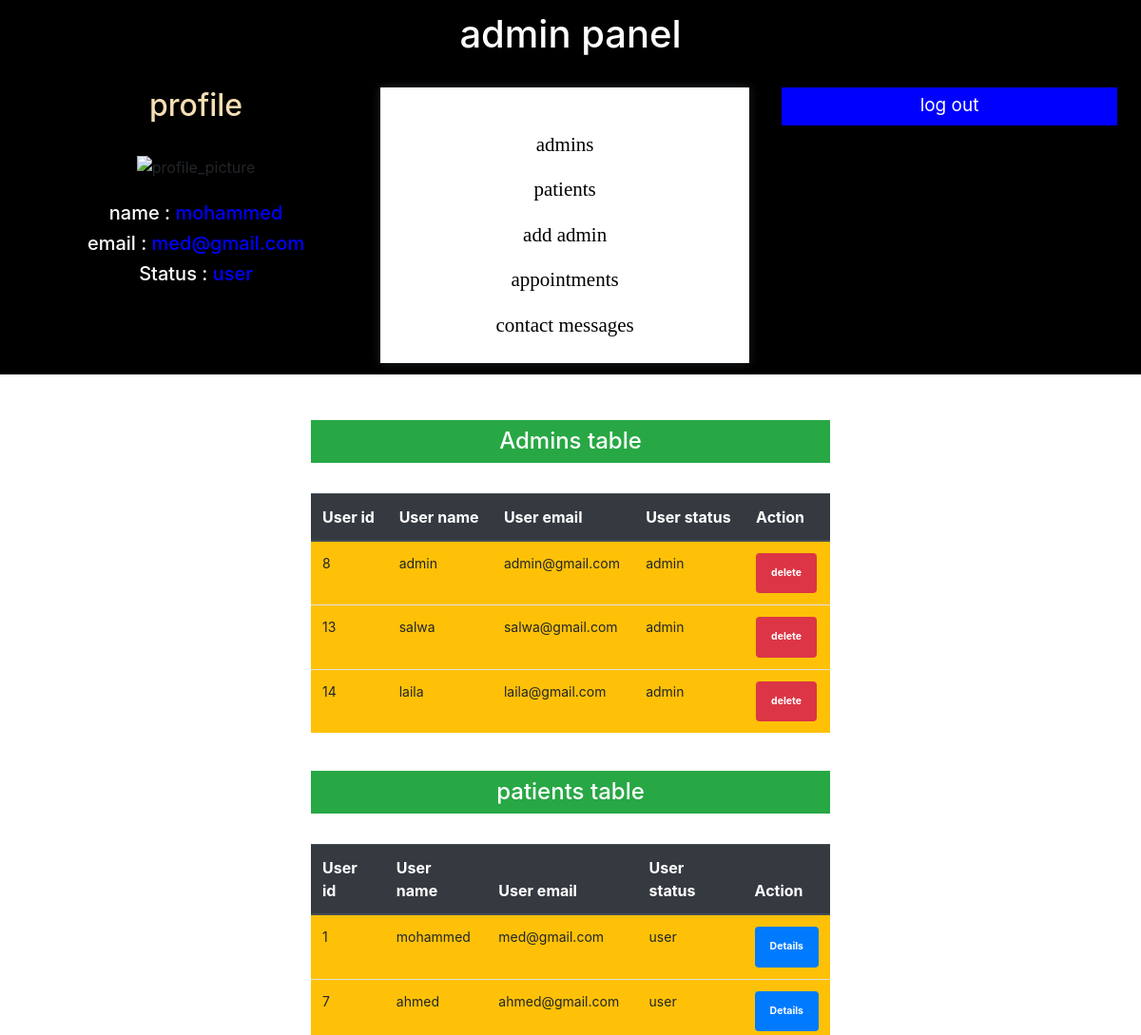
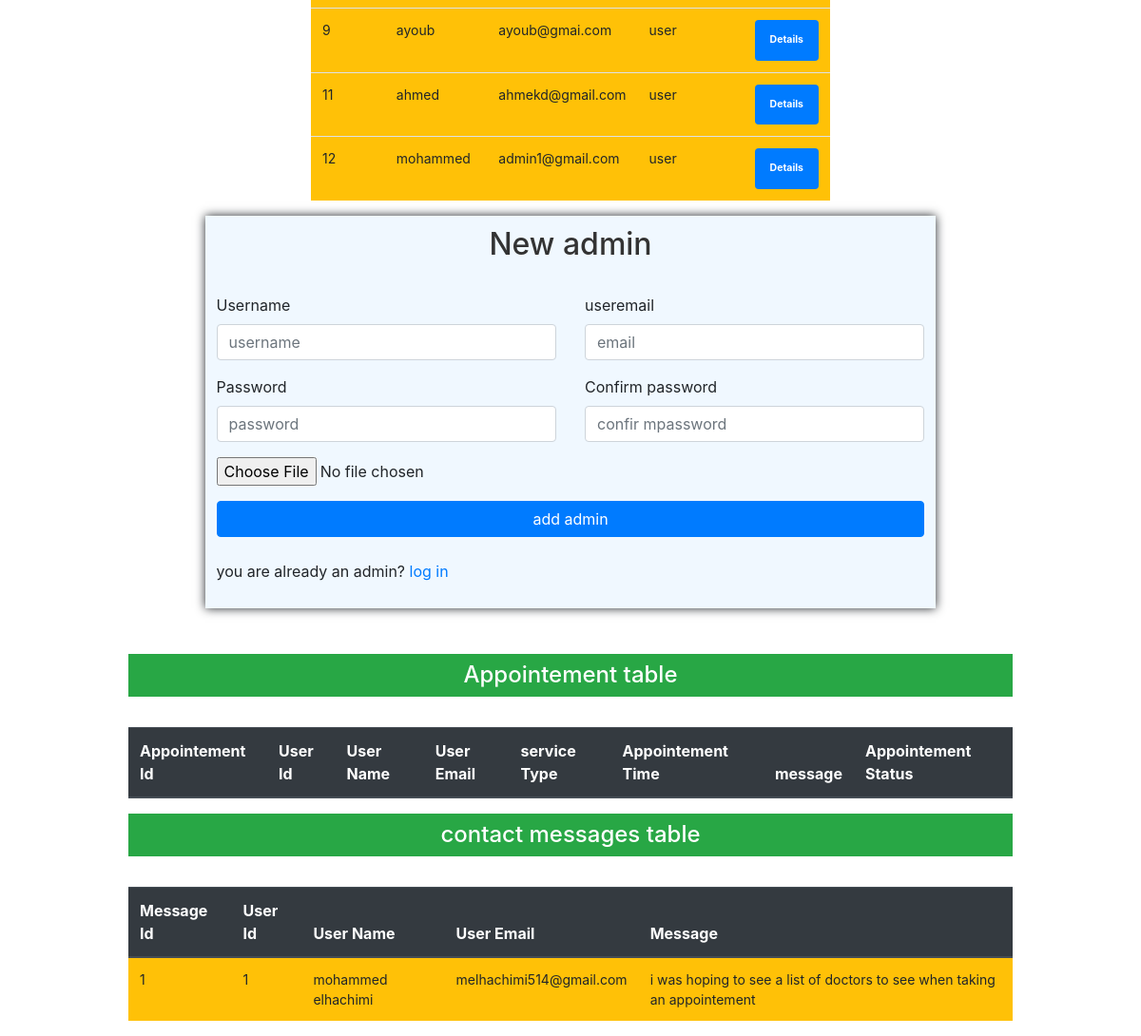
Page /admin_zone/admin_panel.php (signed in) on the committed database (2 pictures, top to bottom).
### tables this page shows
CREATE TABLE `users` (
  `user_id` int(11) NOT NULL,
  `user_name` varchar(50) NOT NULL,
  `user_email` varchar(200) NOT NULL,
  `user_password` varchar(250) NOT NULL,
  `user_picture` varchar(200) NOT NULL,
  `user_status` varchar(50) NOT NULL
);

CREATE TABLE `contact` (
  `contact_id` int(11) NOT NULL,
  `user_id` int(11) NOT NULL,
  `firstname` varchar(100) NOT NULL,
  `email` varchar(100) NOT NULL,
  `comment` varchar(100) NOT NULL
);

### controllers/admin.php (called while the page is built, shortened)
<?php
$user_name = '';
$user_email = '';

### admin_zone/admin_panel.php (the view, shortened to what this page needs)
<?php
 include_once ('../controllers/admin.php');
 $data = new Users();
?>
<!DOCTYPE html>
<head>
	<link rel="stylesheet" type="text/css" href="syntax-highlighter/styles/shCore.css" media="all">
	<link rel="stylesheet" type="text/css" href="syntax-highlighter/styles/shThemeDefault.css" media="all">
	<link rel="stylesheet" href="css/font-awesome.min.css">
	 <link rel="stylesheet" href="css/bootstrap.min.css">
	<link rel="stylesheet" href="css/normalize.min.css">
	<link rel="stylesheet" href="css/main.css">
	<link rel="stylesheet" href="https://maxcdn.bootstrapcdn.com/bootstrap/4.5.0/css/bootstrap.min.css">
</head>
<body>
	<div class="responsive_logo">
		<h1>admin panel</h1>
	</div>
	<div class="responsive_panel">
		<br><br><br>
		<div class="responsive_doctor_profile">
			<h2  style="color: wheat;">profile</h2><br>
			<img src="https://encrypted-tbn0.gstatic.com/images?q=tbn%3AANd9GcTreksTEerNOVl1wm7JRykQifXUI_RKimR8jjtzG-e1AcyrTajW&usqp=CAU" alt="profile_picture" style="width: 100px; height: 100px;">
			<br><br>
			<h5 style="color: white;">name : <span style="color: blue;"><?php echo $_SESSION['user_name'];?> </h5>
			<h5 style="color: white;">email : <span style="color: blue;"><?php echo $_SESSION['user_email'];?></span></h5>
			<h5 style="color: white;">Status : <span style="color: blue;"><?php echo $_SESSION['user_status'];?></span></h5>
		</div>
		<br><br>
		<div class="responsive_doctor_procceses">
			<div id="inner">
			    <p><a href="#admins">admins</a></p>
				<p><a href="#patients">patients</a></p>
				<p><a href="#">add admin</a></p>
				<p><a href="#appointments">appointments</a></p>
				<p><a href="#contact_messages">contact messages</a></p>
			</div>
		</div>
		<div id="responsive_admin_logout_btn">
			<a href="../views/index.php">log out</a>
		</div>
	</div>
	<div class="right_body" style="width: 82%;margin-left: 18%;">
     <br><br>
	   <div class="col-md-6" style="margin: auto;" id="admins">
			<?php
				$con = $data->connect();
				$sql="SELECT * FROM users WHERE user_status = 'admin'";
				$stm=$con->prepare($sql);
				$stm->execute();
				$result=$stm->get_result();
			?>
			<h4 class="text-center bg-success p-2 text-white">Admins table</h4>
			<br>
		  <table class="table mr-4 bg-warning">
			<thead class="thead-dark">
				<tr>
					<th>User id</th>
					<th>User name</th>
					<th>User email</th>
					<th>User status</th>
					<th>Action</th>
				</tr>
			</thead>
			<tbody class="t_body">
			<?php while($row=$result->fetch_assoc()){ ?>
				<tr>
					<td><?=$row['user_id'];?></td>
					<td><?=$row['user_name'];?></td>
					<td><?=$row['user_email'];?></td>
					<td><?=$row['user_status'];?></td>
					<td>
                    <a href="admin_panel.php?delete=<?=$row['user_id']; ?>" class="badge badge-danger p-3" onclick="return confirm('Do you want to delete this admin')">delete</a>
                    </td>
				<?php } ?>
			</tbody>
		  </table>
	   </div>
	   <br>
		<div class="col-md-6" style="margin: auto;" id="patients">
			<?php
				$con = $data->connect();
				$sql="SELECT * FROM users WHERE user_status = 'user'";
				$stm=$con->prepare($sql);
				$stm->execute();
				$result=$stm->get_result();
			?>
			<h4 class="text-center bg-success p-2 text-white">patients table</h4>
			<br>
		  <table class="table mr-4 bg-warning">
			<thead class="thead-dark">
				<tr>
					<th>User id</th>
					<th>User name</th>
					<th>User email</th>
					<th>User status</th>
					<th>Action</th>
				</tr>
			</thead>
			<tbody class="t_body">
			<?php while($row=$result->fetch_assoc()){ ?>
				<tr>
					<td><?=$row['user_id'];?></td>
					<td><?=$row['user_name'];?></td>
					<td><?=$row['user_email'];?></td>
					<td><?=$row['user_status'];?></td>
					<td>
					<a href="details.php?details=<?=$row['id_reservation']; ?>" class="badge badge-primary p-3">Details</a>
					</td>
				<?php } ?>
			</tbody>
		  </table>
	   </div>
		<div class="container big-box col-md-8" style="padding: 1%;background-color: aliceblue;box-shadow: 0px 0px 10px;">
			<h2 class="text-center h2">New admin</h2>
				<br>
				<form action="admin_panel.php" method="post" enctype="multipart/form-data">
					<div class="row">
						<div class="form-group col-md-6">
							<label for="username">Username</label>
							<input type="text" value="<?php echo $user_name; ?>" name="user_name" class="form-control" placeholder="username" >
						</div>
						<div class="form-group col-md-6">
							<label for="useremail">useremail</label>
							<input type="text" value="<?php echo $user_email; ?>"  name="user_email" class="form-control" placeholder="email" >
						</div>
					</div>
					<div class="row">
						<div class="form-group col-md-6">
							<label for="password">Password</label>
							<input type="password" name="user_password" class="form-control" placeholder="password" >
						</div>
						<div class="form-group col-md-6">
							<label for="confpassword"> Confirm password</label>
							<input type="password" name="user_confpassword" class="form-control" placeholder="confir mpassword" >
						</div>
					</div>
						<div class="form-group">
							<input type="file" name="user_picture" class="costum file" >
						</div>
					<div class="form-group">
					<button name="add_admin" class="btn btn-primary btn-block">add admin</button>
					<br>
					<span> you are already an admin? <a class="text-primary " href="../views/index.php">log in</a></span>
				</form>
		</div>
	</div>
	<br><br>
	<div class="col-md-10" style="margin: auto;" id="appointments">
			<h4 class="text-center bg-success p-2 text-white">Appointement table</h4>
			<br>
		  <table class="table mr-4 bg-warning">
			<thead class="thead-dark">
				<tr>
                    <th>Appointement Id</th>
                    <th>User Id</th>
					<th>User Name</th>
					<th>User Email</th>
                    <th>service Type</th>
                    <th>Appointement Time</th>
                    <th>message</th>
                    <th>Appointement Status</th>
				</tr>
			</thead>
          </table>
	</div>
	<div class="col-md-10" style="margin: auto;" id="contact_messages">
        <?php
            $con = $data->connect();
            $sql="SELECT * FROM `contact`";
            $stm=$con->prepare($sql);
            $stm->execute();
            $result=$stm->get_result();
        ?>
			<h4 class="text-center bg-success p-2 text-white">contact messages table</h4>
			<br>
		  <table class="table mr-4 bg-warning">
			<thead class="thead-dark">
				<tr>
                    <th>Message Id</th>
                    <th>User Id</th>
					<th>User Name</th>
					<th>User Email</th>
                    <th>Message</th>
				</tr>
			</thead>
			<tbody class="t_body">
			<?php while($row=$result->fetch_assoc()){ ?>
				<tr>
                    <td><?=$row['contact_id'];?></td>
					<td><?=$row['user_id'];?></td>
					<td><?=$row['firstname'];?></td>
                    <td><?=$row['email'];?></td>
                    <td><?=$row['comment'];?></td>
				<?php } ?>
			</tbody>
          </table>
</div>
		</body>
		</html>

### admin_zone/css/main.css (style rules this page uses)
body { background-color:#FFF; font-family: "Lato", sans-serif; font-weight: 300; font-size:16px; line-height:18px; color:#777; }
p { margin:0; }
a { color: #aa0a5f; }
a, a:hover, a:focus { text-decoration: none; outline: 0; }
h1, h2, h3, h4, h5, h6 { color: #333; margin:0; font-weight: normal; }
h1 { font-size: 28px; }
h2 { font-size: 24px; }
h5 { font-size: 16px; }
.responsive_logo { display: none ; }
.responsive_panel { display: none; }
@media screen and (max-width: 1388px) { .responsive_logo { display: block; } }
@media screen and (max-width: 1388px) { .responsive_panel { display: block; display: flex; padding: 1%; background-color: black; } }
@media screen and (max-width: 1388px) { .responsive_logo { background-color: black; text-align: center; padding: 1%; } }
@media screen and (max-width: 1388px) { .responsive_logo h1 { color: white; } }
@media screen and (max-width: 1388px) { .responsive_doctor_profile { width: 33%; text-align: center; } }
@media screen and (max-width: 1388px) { .responsive_doctor_procceses { width: 33%; text-align: center; box-shadow: 0px 0px 10px; background-color: rgb(255, 255, 255); font-family: auto; font-size: 21px; } }
@media screen and (max-width: 1388px) { .responsive_doctor_procceses #inner { padding: 2%; margin-top: 37px; } }
@media screen and (max-width: 1388px) { .responsive_doctor_procceses p a { color: #000; } }
@media screen and (max-width: 1388px) { #responsive_admin_logout_btn { background-color: blue; height: 23px; width: 30%; text-align: center; padding: 20px; margin-left: 34px; } }
@media screen and (max-width: 1388px) { #responsive_admin_logout_btn a { color: white; position: relative; top: -15px; font-size: 19px; } }
@media screen and (max-width: 1388px) { .right_body { margin: auto !important; width: 96% !important; } }
@media screen and (max-width: 1388px) { .t_body { font-size: 14px !important; } }

### rows in the picture
users: user_id "8", user_name "admin", user_email "admin@gmail.com", user_status "admin"
users: user_id "13", user_name "salwa", user_email "salwa@gmail.com", user_status "admin"
users: user_id "14", user_name "laila", user_email "laila@gmail.com", user_status "admin"
users: user_id "1", user_name "mohammed", user_email "med@gmail.com", user_status "user"
users: user_id "7", user_name "ahmed", user_email "ahmed@gmail.com", user_status "user"
users: user_id "9", user_name "ayoub", user_email "ayoub@gmai.com", user_status "user"
users: user_id "11", user_name "ahmed", user_email "ahmekd@gmail.com", user_status "user"
users: user_id "12", user_name "mohammed", user_email "admin1@gmail.com", user_status "user"
contact: contact_id "1", user "1", firstname "mohammed elhachimi", email "melhachimi514@gmail.com", comment "i was hoping to see a list of doctors to see when taking an appointement"

### other values in the picture
$_SESSION['user_name'] "mohammed"
$_SESSION['user_email'] "med@gmail.com"
$_SESSION['user_status'] "user"
